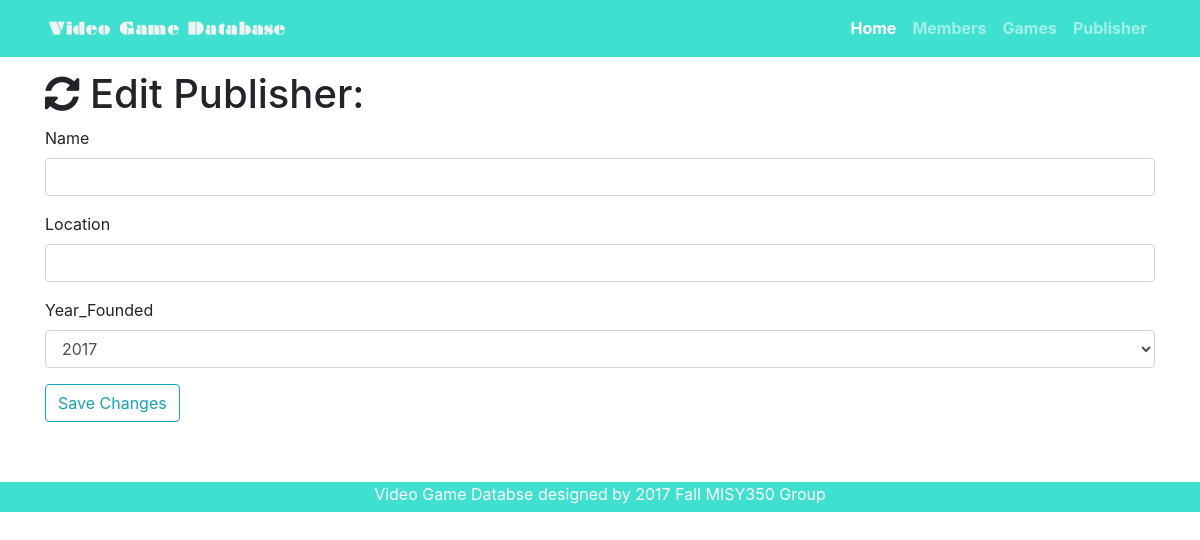
The app's page /publisher/edit/1, older data.
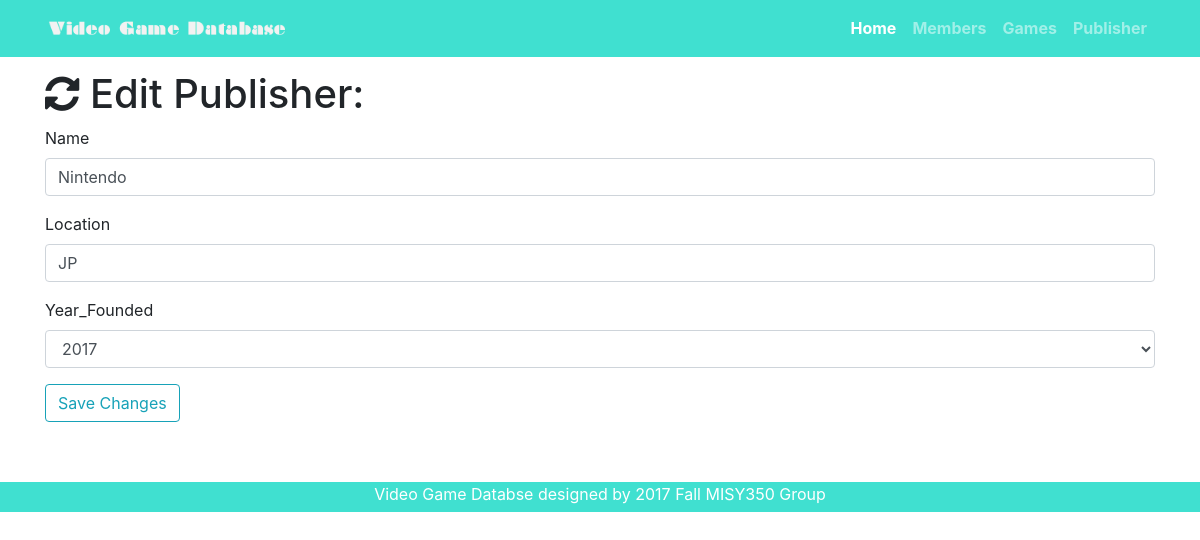
The same page, newer data.
### videogame.py (models this page shows)
class Publisher(db.Model):
    __tablename__ = 'publishers'
    id = db.Column(db.Integer, primary_key=True)
    name = db.Column(db.String(64))
    location = db.Column(db.CHAR(2))
    year_founded = db.Column(db.Integer)
    publisher = db.relationship('Game', backref='publisher', cascade='delete')

### videogame.py (the view, shortened to what this page needs)
@app.route('/publisher/edit/<int:id>', methods=['GET', 'POST'])
def edit_publisher(id):
    publisher = Publisher.query.filter_by(id=id).first()
    if request.method == 'GET':
        return render_template('publisher-edit.html', publisher=publisher)

### templates/publisher-edit.html (shortened to what this page needs)
{% extends "game-base.html"%}
{% block page_content%}
  <div class="container">
    <h1><i class="fa fa-refresh fa-spin" aria-hidden="true"></i> Edit Publisher:</h1>
    <form action="/publisher/edit/{{publisher.id}}" method="post">
      <div class="form-group">
        <label>Name</label>
        <input class="form-control" type="text" name="name" value="{{publisher.name}}" required="true">
      </div>
      <div class="form-group">
        <label>Location</label>
        <input class="form-control" type="text" name="location" value="{{publisher.location}}" required="true">
      </div>
      <div class="form-group">
        <label>Year_Founded</label>
        <select class="form-control" name="year_founded">
          {% for i in range(1950, 2020) %}
            {% if i == 2017 %}
              <option selected="selected">{{i}}</option>
            {% else %}
              <option>{{i}}</option>
            {% endif %}
          {% endfor %}
        </select>
      </div>
      <button type="submit" class="btn btn-outline-info">Save Changes</button>
    </form>
  </div>
{% endblock%}

Row changes from the older to the newer data that the page shows:
added Publisher: name "Nintendo", location "JP"
